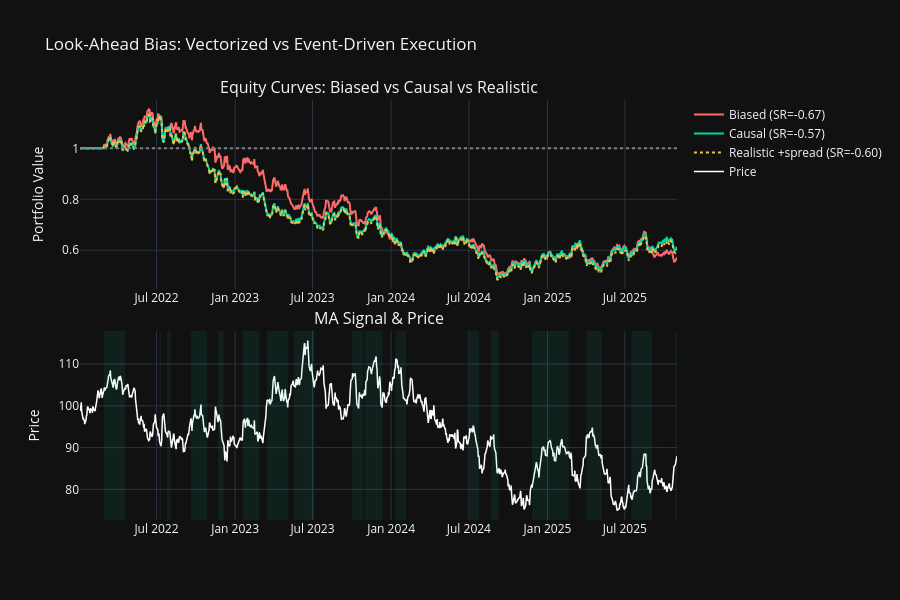

Notebook source saved alongside this figure:
### Code cell
fig = ps.make_subplots(
    rows=2, cols=1, vertical_spacing=0.1,
    subplot_titles=[
        'Equity Curves: Biased vs Causal vs Realistic',
        'MA Signal & Price'
    ]
)

fig.add_trace(go.Scatter(x=dates, y=equity(pnl_biased), mode='lines',
    name=f'Biased (SR={sr_b:.2f})', line=dict(color='#ff6b6b', width=2)), row=1, col=1)
fig.add_trace(go.Scatter(x=dates, y=equity(pnl_causal), mode='lines',
    name=f'Causal (SR={sr_c:.2f})', line=dict(color='#00d4aa', width=2)), row=1, col=1)
fig.add_trace(go.Scatter(x=dates, y=equity(pnl_realistic), mode='lines',
    name=f'Realistic +spread (SR={sr_r:.2f})', line=dict(color='#f0c040', width=2, dash='dot')), row=1, col=1)
fig.add_hline(y=1, line_color='grey', line_dash='dot', row=1, col=1)

fig.add_trace(go.Scatter(x=dates, y=df['close'], mode='lines',
    name='Price', line=dict(color='white', width=1.5)), row=2, col=1)
# Shade long/short periods
long_mask  = pos_causal.fillna(0) > 0
short_mask = pos_causal.fillna(0) < 0
for start_i in df.index[long_mask & ~long_mask.shift(1).fillna(False)]:
    end_i_candidates = df.index[~long_mask & (df.index > start_i)]
    end_i = end_i_candidates[0] if len(end_i_candidates) else df.index[-1]
    fig.add_vrect(x0=str(start_i), x1=str(end_i),
        fillcolor='rgba(0,212,170,0.08)', line_width=0, row=2, col=1)

fig.update_layout(template='plotly_dark', height=600,
    title='Look-Ahead Bias: Vectorized vs Event-Driven Execution')
fig.update_yaxes(title_text='Portfolio Value', row=1, col=1)
fig.update_yaxes(title_text='Price', row=2, col=1)
fig.show()

### Figure 1 — Plotly figure (JSON) as saved in the notebook; plotly's stock layout.template omitted (floating-point values rounded to 4 significant figures; data arrays with more than 128 entries replaced by an {"elided": "..."} marker saying what was removed)
{"data": [{"line": {"color": "#ff6b6b", "width": 2}, "mode": "lines", "name": "Biased (SR=-0.67)", "type": "scatter", "x": {"elided": "1000 str values"}, "xaxis": "x", "y": {"elided": "1000 float values"}, "yaxis": "y"}, {"line": {"color": "#00d4aa", "width": 2}, "mode": "lines", "name": "Causal (SR=-0.57)", "type": "scatter", "x": {"elided": "1000 str values"}, "xaxis": "x", "y": {"elided": "1000 float values"}, "yaxis": "y"}, {"line": {"color": "#f0c040", "dash": "dot", "width": 2}, "mode": "lines", "name": "Realistic +spread (SR=-0.60)", "type": "scatter", "x": {"elided": "1000 str values"}, "xaxis": "x", "y": {"elided": "1000 float values"}, "yaxis": "y"}, {"line": {"color": "white", "width": 1.5}, "mode": "lines", "name": "Price", "type": "scatter", "x": {"elided": "1000 str values"}, "xaxis": "x2", "y": {"elided": "1000 float values"}, "yaxis": "y2"}], "layout": {"annotations": [{"font": {"size": 16}, "showarrow": false, "text": "Equity Curves: Biased vs Causal vs Realistic", "x": 0.5, "xanchor": "center", "xref": "paper", "y": 1, "yanchor": "bottom", "yref": "paper"}, {"font": {"size": 16}, "showarrow": false, "text": "MA Signal & Price", "x": 0.5, "xanchor": "center", "xref": "paper", "y": 0.45, "yanchor": "bottom", "yref": "paper"}], "height": 600, "shapes": [{"line": {"color": "grey", "dash": "dot"}, "type": "line", "x0": 0, "x1": 1, "xref": "x domain", "y0": 1, "y1": 1, "yref": "y"}, {"fillcolor": "rgba(0,212,170,0.08)", "line": {"width": 0}, "type": "rect", "x0": "2022-02-28 00:00:00", "x1": "2022-04-19 00:00:00", "xref": "x2", "y0": 0, "y1": 1, "yref": "y2 domain"}, {"fillcolor": "rgba(0,212,170,0.08)", "line": {"width": 0}, "type": "rect", "x0": "2022-07-08 00:00:00", "x1": "2022-07-11 00:00:00", "xref": "x2", "y0": 0, "y1": 1, "yref": "y2 domain"}, {"fillcolor": "rgba(0,212,170,0.08)", "line": {"width": 0}, "type": "rect", "x0": "2022-07-25 00:00:00", "x1": "2022-08-03 00:00:00", "xref": "x2", "y0": 0, "y1": 1, "yref": "y2 domain"}, {"fillcolor": "rgba(0,212,170,0.08)", "line": {"width": 0}, "type": "rect", "x0": "2022-09-19 00:00:00", "x1": "2022-10-28 00:00:00", "xref": "x2", "y0": 0, "y1": 1, "yref": "y2 domain"}, {"fillcolor": "rgba(0,212,170,0.08)", "line": {"width": 0}, "type": "rect", "x0": "2022-11-22 00:00:00", "x1": "2022-12-05 00:00:00", "xref": "x2", "y0": 0, "y1": 1, "yref": "y2 domain"}, {"fillcolor": "rgba(0,212,170,0.08)", "line": {"width": 0}, "type": "rect", "x0": "2023-01-19 00:00:00", "x1": "2023-02-27 00:00:00", "xref": "x2", "y0": 0, "y1": 1, "yref": "y2 domain"}, {"fillcolor": "rgba(0,212,170,0.08)", "line": {"width": 0}, "type": "rect", "x0": "2023-03-17 00:00:00", "x1": "2023-05-05 00:00:00", "xref": "x2", "y0": 0, "y1": 1, "yref": "y2 domain"}, {"fillcolor": "rgba(0,212,170,0.08)", "line": {"width": 0}, "type": "rect", "x0": "2023-05-18 00:00:00", "x1": "2023-07-06 00:00:00", "xref": "x2", "y0": 0, "y1": 1, "yref": "y2 domain"}, {"fillcolor": "rgba(0,212,170,0.08)", "line": {"width": 0}, "type": "rect", "x0": "2023-10-02 00:00:00", "x1": "2023-10-27 00:00:00", "xref": "x2", "y0": 0, "y1": 1, "yref": "y2 domain"}, {"fillcolor": "rgba(0,212,170,0.08)", "line": {"width": 0}, "type": "rect", "x0": "2023-10-30 00:00:00", "x1": "2023-12-12 00:00:00", "xref": "x2", "y0": 0, "y1": 1, "yref": "y2 domain"}, {"fillcolor": "rgba(0,212,170,0.08)", "line": {"width": 0}, "type": "rect", "x0": "2024-01-11 00:00:00", "x1": "2024-02-05 00:00:00", "xref": "x2", "y0": 0, "y1": 1, "yref": "y2 domain"}, {"fillcolor": "rgba(0,212,170,0.08)", "line": {"width": 0}, "type": "rect", "x0": "2024-07-03 00:00:00", "x1": "2024-07-25 00:00:00", "xref": "x2", "y0": 0, "y1": 1, "yref": "y2 domain"}, {"fillcolor": "rgba(0,212,170,0.08)", "line": {"width": 0}, "type": "rect", "x0": "2024-08-22 00:00:00", "x1": "2024-09-09 00:00:00", "xref": "x2", "y0": 0, "y1": 1, "yref": "y2 domain"}, {"fillcolor": "rgba(0,212,170,0.08)", "line": {"width": 0}, "type": "rect", "x0": "2024-11-26 00:00:00", "x1": "2025-02-20 00:00:00", "xref": "x2", "y0": 0, "y1": 1, "yref": "y2 domain"}, {"fillcolor": "rgba(0,212,170,0.08)", "line": {"width": 0}, "type": "rect", "x0": "2025-04-02 00:00:00", "x1": "2025-05-08 00:00:00", "xref": "x2", "y0": 0, "y1": 1, "yref": "y2 domain"}, {"fillcolor": "rgba(0,212,170,0.08)", "line": {"width": 0}, "type": "rect", "x0": "2025-07-16 00:00:00", "x1": "2025-09-03 00:00:00", "xref": "x2", "y0": 0, "y1": 1, "yref": "y2 domain"}, {"fillcolor": "rgba(0,212,170,0.08)", "line": {"width": 0}, "type": "rect", "x0": "2025-09-17 00:00:00", "x1": "2025-09-18 00:00:00", "xref": "x2", "y0": 0, "y1": 1, "yref": "y2 domain"}, {"fillcolor": "rgba(0,212,170,0.08)", "line": {"width": 0}, "type": "rect", "x0": "2025-10-27 00:00:00", "x1": "2025-10-31 00:00:00", "xref": "x2", "y0": 0, "y1": 1, "yref": "y2 domain"}], "title": {"text": "Look-Ahead Bias: Vectorized vs Event-Driven Execution"}, "xaxis": {"anchor": "y", "domain": [0, 1]}, "xaxis2": {"anchor": "y2", "domain": [0, 1]}, "yaxis": {"anchor": "x", "domain": [0.55, 1], "title": {"text": "Portfolio Value"}}, "yaxis2": {"anchor": "x2", "domain": [0, 0.45], "title": {"text": "Price"}}}}
